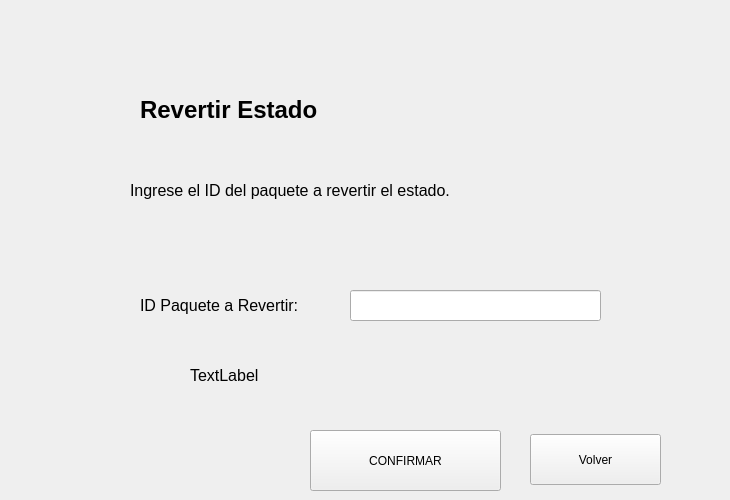
      <widget class="QWidget" name="pag8RevertirConsulta">
       <widget class="QPushButton" name="btnConfirmarRevertir">
        <property name="geometry">
         <rect>
          <x>310</x>
          <y>430</y>
          <width>191</width>
          <height>61</height>
         </rect>
        </property>
        <property name="text">
         <string>CONFIRMAR</string>
        </property>
       </widget>
       <widget class="QLabel" name="label_46">
        <property name="geometry">
         <rect>
          <x>140</x>
          <y>290</y>
          <width>201</width>
          <height>31</height>
         </rect>
        </property>
        <property name="text">
         <string>&lt;html&gt;&lt;head/&gt;&lt;body&gt;&lt;p&gt;&lt;span style=&quot; font-size:12pt;&quot;&gt;ID Paquete a Revertir:&lt;/span&gt;&lt;/p&gt;&lt;/body&gt;&lt;/html&gt;</string>
        </property>
       </widget>
       <widget class="QLineEdit" name="txtIdRevertir">
        <property name="geometry">
         <rect>
          <x>350</x>
          <y>290</y>
          <width>251</width>
          <height>31</height>
         </rect>
        </property>
       </widget>
       <widget class="QLabel" name="label_47">
        <property name="geometry">
         <rect>
          <x>130</x>
          <y>150</y>
          <width>341</width>
          <height>81</height>
         </rect>
        </property>
        <property name="layoutDirection">
         <enum>Qt::LayoutDirection::LeftToRight</enum>
        </property>
        <property name="text">
         <string>&lt;html&gt;&lt;head/&gt;&lt;body&gt;&lt;p align=&quot;justify&quot;&gt;&lt;span style=&quot; font-size:12pt;&quot;&gt;Ingrese el ID del paquete a revertir el estado.&lt;/span&gt;&lt;/p&gt;&lt;/body&gt;&lt;/html&gt;</string>
        </property>
        <property name="wordWrap">
         <bool>true</bool>
        </property>
       </widget>
       <widget class="QLabel" name="lblResultadoRevertir">
        <property name="geometry">
         <rect>
          <x>190</x>
          <y>360</y>
          <width>401</width>
          <height>31</height>
         </rect>
        </property>
        <property name="text">
         <string>&lt;html&gt;&lt;head/&gt;&lt;body&gt;&lt;p&gt;&lt;span style=&quot; font-size:12pt;&quot;&gt;TextLabel&lt;/span&gt;&lt;/p&gt;&lt;/body&gt;&lt;/html&gt;</string>
        </property>
       </widget>
       <widget class="QPushButton" name="btnVolverRevertir">
        <property name="geometry">
         <rect>
          <x>530</x>
          <y>434</y>
          <width>131</width>
          <height>51</height>
         </rect>
        </property>
        <property name="text">
         <string>Volver</string>
        </property>
       </widget>
       <widget class="QLabel" name="label_48">
        <property name="geometry">
         <rect>
          <x>530</x>
          <y>70</y>
          <width>191</width>
          <height>191</height>
         </rect>
        </property>
        <property name="text">
         <string/>
        </property>
        <property name="pixmap">
         <pixmap resource="Recursos.qrc">:/logo.png</pixmap>
        </property>
        <property name="scaledContents">
         <bool>true</bool>
        </property>
       </widget>
       <widget class="QLabel" name="label_49">
        <property name="geometry">
         <rect>
          <x>140</x>
          <y>80</y>
          <width>351</width>
          <height>61</height>
         </rect>
        </property>
        <property name="text">
         <string>&lt;html&gt;&lt;head/&gt;&lt;body&gt;&lt;p&gt;&lt;span style=&quot; font-size:18pt; font-weight:700;&quot;&gt;Revertir Estado&lt;/span&gt;&lt;/p&gt;&lt;/body&gt;&lt;/html&gt;</string>
        </property>
        <property name="textFormat">
         <enum>Qt::TextFormat::RichText</enum>
        </property>
        <property name="wordWrap">
         <bool>true</bool>
        </property>
       </widget>
      </widget>
